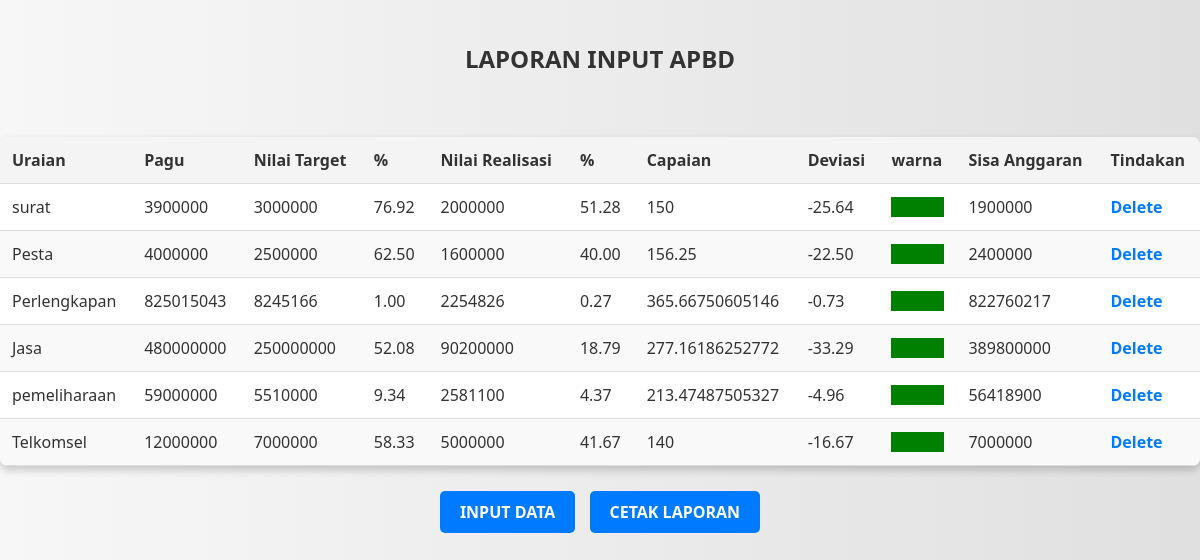
Screenshot of /hasil.php with the database file from the repository.
### tables this page shows
CREATE TABLE `data` (
  `id` int(11) NOT NULL,
  `uraian` varchar(255) NOT NULL,
  `pagu` int(30) NOT NULL,
  `nilai_target` int(30) NOT NULL,
  `nilai_realisasi` int(30) NOT NULL
);

### hasil.php (the view, shortened to what this page needs)
<!DOCTYPE html>
<html>
<head>
</head>
<body>
    <br>
    <h2 style="text-align: center;">LAPORAN INPUT APBD</h3>
        <br>
</body>
</html>
<?php
include 'config.php';
$sql = "SELECT * FROM data";
$stmt = $pdo->query($sql);
$data = $stmt->fetchAll();
?>
<table>
        <thead>
            <tr>
                <th>Uraian</th>
                <th>Pagu</th>
                <th>Nilai Target</th>
                <th>%</th>
                <th>Nilai Realisasi</th>
                <th>%</th>
                <th>Capaian</th>
                <th>Deviasi</th>
                <th>warna</th>
                <th>Sisa Anggaran</th>
                <th>Tindakan</th>
            </tr>
        </thead>
        <tbody>
            <?php foreach ($data as $row): ?>
            <tr>
                <td><?= htmlspecialchars($row['uraian']) ?></td>
                <td><?= htmlspecialchars($row['pagu']) ?></td>
                <td><?= htmlspecialchars($row['nilai_target']) ?></td>
                <td><?= number_format(($row['nilai_target'] / $row['pagu']) * 100, 2) ?></td>
                <td><?= htmlspecialchars($row['nilai_realisasi']) ?></td>
                <td><?= number_format(($row['nilai_realisasi'] / $row['pagu']) * 100, 2) ?></td>
                <td>
                    <?= htmlspecialchars(
                    ($row['nilai_target'] / 5) / ($row['nilai_realisasi'] / 5) * 100, -5
                    ) ?>
                </td>
                <td>
                    <?php
$nilaiRealisasi = $row['nilai_realisasi'];
$nilaiTarget = $row['nilai_target'];
$pagu = $row['pagu'];
$persentaseRealisasi = ($nilaiRealisasi / $pagu) * 100;
$persentaseTarget = ($nilaiTarget / $pagu) * 100;
$selisihPersentase = $persentaseRealisasi - $persentaseTarget;
echo number_format($selisihPersentase, 2);
?>
                </td>
                <td>
                    <?php
$nilaiRealisasi = $row['nilai_realisasi'];
$nilaiTarget = $row['nilai_target'];
$pagu = $row['pagu'];
$persentaseRealisasi = ($nilaiRealisasi / $pagu) * 100;
$persentaseTarget = ($nilaiTarget / $pagu) * 100;
$selisihPersentase = $persentaseRealisasi - $persentaseTarget;
if ($selisihPersentase > 20) {
    $warna = 'pink';
} elseif ($selisihPersentase > 10) {
    $warna = 'orange';
} elseif ($selisihPersentase >= 5) {
    $warna = 'yellow';
} else {
    $warna = 'green';
}
?>
<!DOCTYPE html>
<html lang="id">
<head>
</head>
<body>
    <div class="result <?php echo $warna; ?>">
    </div>
</body>
</html>
                </td>
                <td>
                    <?= htmlspecialchars(
                       ($row['pagu']) - ($row['nilai_realisasi'])
                    ) ?>
                </td>
                <td>
                    <a href="hasil.php?delete=<?= $row['id'] ?>" onclick="return confirm('Are you sure?')">  Delete</a>
                </td>
            </tr>
            <?php endforeach; ?>
        </tbody>
    </table>
    <div class="link-container">
    <a href="input.php" class="input-link">INPUT DATA</a>
    <a href="print.php" class="input-tink">CETAK LAPORAN</a>
</div>

### hasil.php (style rules this page uses)
body { font-family: 'Segoe UI', Tahoma, Geneva, Verdana, sans-serif; margin: 0; padding: 0; background: linear-gradient(to right, #f7f7f7, #e0e0e0); color: #333; }
table { width: 100%; border-collapse: collapse; margin: 20px auto; max-width: 1200px; background: #fff; border-radius: 8px; box-shadow: 0 4px 8px rgba(0, 0, 0, 0.2); overflow: hidden; }
th, td { padding: 12px; text-align: left; border-bottom: 1px solid #ddd; }
th { background-color: #f4f4f4; font-weight: 600; }
tr:nth-child(even) { background-color: #f9f9f9; }
a { color: #007BFF; text-decoration: none; font-weight: 600; }
.input-link { display: inline-block; text-align: center; text-decoration: none; color: #000; padding: 10px 20px; background-color: #f0f0f0; border-radius: 5px; }
.input-tink { display: inline-block; text-align: center; text-decoration: none; color: #000; padding: 10px 20px; background-color: #f0f0f0; border-radius: 5px; }
.input-link, .input-tink { display: inline-block; padding: 10px 20px; margin: 5px; font-size: 16px; text-decoration: none; color: #ffffff; background-color: #007bff; border-radius: 5px; transition: background-color 0.3s ease; }
.link-container { text-align: center; margin-top: 20px; }
.result { padding: 10px; color: #fff; font-weight: bold; }
.green { background-color: green; }

### rows the page displays
data: uraian "surat", pagu "3900000", nilai_target "3000000", ($row['nilai_target'] / $row['pagu']) * 100 "76.92", nilai_realisasi "2000000", ($row['nilai_realisasi'] / $row['pagu']) * 100 "51.28", ($row['nilai_target'] / 5) / ($row['nilai_realisasi'] / 5) * 100 "150", selisihPersentase "-25.64", ($row['pagu']) - ($row['nilai_realisasi']) "1900000"
data: uraian "Pesta", pagu "4000000", nilai_target "2500000", ($row['nilai_target'] / $row['pagu']) * 100 "62.50", nilai_realisasi "1600000", ($row['nilai_realisasi'] / $row['pagu']) * 100 "40.00", ($row['nilai_target'] / 5) / ($row['nilai_realisasi'] / 5) * 100 "156.25", selisihPersentase "-22.50", ($row['pagu']) - ($row['nilai_realisasi']) "2400000"
data: uraian "Perlengkapan", pagu "825015043", nilai_target "8245166", ($row['nilai_target'] / $row['pagu']) * 100 "1.00", nilai_realisasi "2254826", ($row['nilai_realisasi'] / $row['pagu']) * 100 "0.27", ($row['nilai_target'] / 5) / ($row['nilai_realisasi'] / 5) * 100 "365.66750605146", selisihPersentase "-0.73", ($row['pagu']) - ($row['nilai_realisasi']) "822760217"
data: uraian "Jasa", pagu "480000000", nilai_target "250000000", ($row['nilai_target'] / $row['pagu']) * 100 "52.08", nilai_realisasi "90200000", ($row['nilai_realisasi'] / $row['pagu']) * 100 "18.79", ($row['nilai_target'] / 5) / ($row['nilai_realisasi'] / 5) * 100 "277.16186252772", selisihPersentase "-33.29", ($row['pagu']) - ($row['nilai_realisasi']) "389800000"
data: uraian "pemeliharaan", pagu "59000000", nilai_target "5510000", ($row['nilai_target'] / $row['pagu']) * 100 "9.34", nilai_realisasi "2581100", ($row['nilai_realisasi'] / $row['pagu']) * 100 "4.37", ($row['nilai_target'] / 5) / ($row['nilai_realisasi'] / 5) * 100 "213.47487505327", selisihPersentase "-4.96", ($row['pagu']) - ($row['nilai_realisasi']) "56418900"
data: uraian "Telkomsel", pagu "12000000", nilai_target "7000000", ($row['nilai_target'] / $row['pagu']) * 100 "58.33", nilai_realisasi "5000000", ($row['nilai_realisasi'] / $row['pagu']) * 100 "41.67", ($row['nilai_target'] / 5) / ($row['nilai_realisasi'] / 5) * 100 "140", selisihPersentase "-16.67", ($row['pagu']) - ($row['nilai_realisasi']) "7000000"
